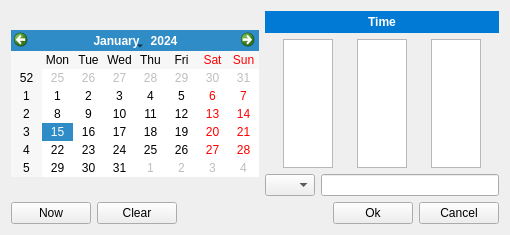
<?xml version="1.0" encoding="UTF-8"?>
<ui version="4.0">
 <class>Form</class>
 <widget class="QWidget" name="Form">
  <property name="geometry">
   <rect>
    <x>0</x>
    <y>0</y>
    <width>510</width>
    <height>235</height>
   </rect>
  </property>
  <property name="sizePolicy">
   <sizepolicy hsizetype="Fixed" vsizetype="Fixed">
    <horstretch>0</horstretch>
    <verstretch>0</verstretch>
   </sizepolicy>
  </property>
  <property name="minimumSize">
   <size>
    <width>510</width>
    <height>235</height>
   </size>
  </property>
  <property name="maximumSize">
   <size>
    <width>510</width>
    <height>235</height>
   </size>
  </property>
  <property name="windowTitle">
   <string>Form</string>
  </property>
  <layout class="QVBoxLayout" name="verticalLayout_3">
   <item>
    <layout class="QVBoxLayout" name="verticalLayout_2">
     <item>
      <layout class="QHBoxLayout" name="horizontalLayout_2">
       <item>
        <widget class="QCalendarWidget" name="calendarWidget">
         <property name="sizePolicy">
          <sizepolicy hsizetype="Fixed" vsizetype="Fixed">
           <horstretch>0</horstretch>
           <verstretch>0</verstretch>
          </sizepolicy>
         </property>
         <property name="maximumSize">
          <size>
           <width>312</width>
           <height>16777215</height>
          </size>
         </property>
         <property name="styleSheet">
          <string notr="true">margin: 0px;</string>
         </property>
        </widget>
       </item>
       <item>
        <layout class="QVBoxLayout" name="verticalLayout">
         <item>
          <widget class="QLabel" name="label">
           <property name="sizePolicy">
            <sizepolicy hsizetype="Preferred" vsizetype="Fixed">
             <horstretch>0</horstretch>
             <verstretch>0</verstretch>
            </sizepolicy>
           </property>
           <property name="minimumSize">
            <size>
             <width>0</width>
             <height>22</height>
            </size>
           </property>
           <property name="font">
            <font>
             <weight>75</weight>
             <bold>true</bold>
            </font>
           </property>
           <property name="styleSheet">
            <string notr="true">background-color: rgb(0, 122, 212);
color: rgb(255, 255, 255);
margin: 0px;</string>
           </property>
           <property name="text">
            <string>Time</string>
           </property>
           <property name="alignment">
            <set>Qt::AlignCenter</set>
           </property>
          </widget>
         </item>
         <item>
          <layout class="QHBoxLayout" name="horizontalLayout_3">
           <item>
            <widget class="QListWidget" name="hourListWidget">
             <property name="maximumSize">
              <size>
               <width>50</width>
               <height>16777215</height>
              </size>
             </property>
             <property name="styleSheet">
              <string notr="true">margin: 0px;</string>
             </property>
             <property name="horizontalScrollBarPolicy">
              <enum>Qt::ScrollBarAlwaysOff</enum>
             </property>
            </widget>
           </item>
           <item>
            <widget class="QListWidget" name="minListWidget">
             <property name="maximumSize">
              <size>
               <width>50</width>
               <height>16777215</height>
              </size>
             </property>
            </widget>
           </item>
           <item>
            <widget class="QListWidget" name="secListWidget">
             <property name="maximumSize">
              <size>
               <width>50</width>
               <height>16777215</height>
              </size>
             </property>
            </widget>
           </item>
          </layout>
         </item>
         <item>
          <layout class="QHBoxLayout" name="horizontalLayout_6">
           <item>
            <widget class="QComboBox" name="comboBox">
             <property name="maximumSize">
              <size>
               <width>50</width>
               <height>16777215</height>
              </size>
             </property>
            </widget>
           </item>
           <item>
            <widget class="QLineEdit" name="msecLineEdit">
             <property name="text">
              <string/>
             </property>
            </widget>
           </item>
          </layout>
         </item>
        </layout>
       </item>
      </layout>
     </item>
     <item>
      <layout class="QHBoxLayout" name="horizontalLayout">
       <item>
        <widget class="QPushButton" name="pushButton">
         <property name="text">
          <string>Now</string>
         </property>
        </widget>
       </item>
       <item>
        <widget class="QPushButton" name="pushButton_2">
         <property name="text">
          <string>Clear</string>
         </property>
        </widget>
       </item>
       <item>
        <spacer name="horizontalSpacer_2">
         <property name="orientation">
          <enum>Qt::Horizontal</enum>
         </property>
         <property name="sizeHint" stdset="0">
          <size>
           <width>40</width>
           <height>20</height>
          </size>
         </property>
        </spacer>
       </item>
       <item>
        <widget class="QPushButton" name="pushButton_3">
         <property name="text">
          <string>Ok</string>
         </property>
        </widget>
       </item>
       <item>
        <widget class="QPushButton" name="pushButton_4">
         <property name="text">
          <string>Cancel</string>
         </property>
        </widget>
       </item>
      </layout>
     </item>
    </layout>
   </item>
  </layout>
 </widget>
 <resources/>
 <connections/>
</ui>
